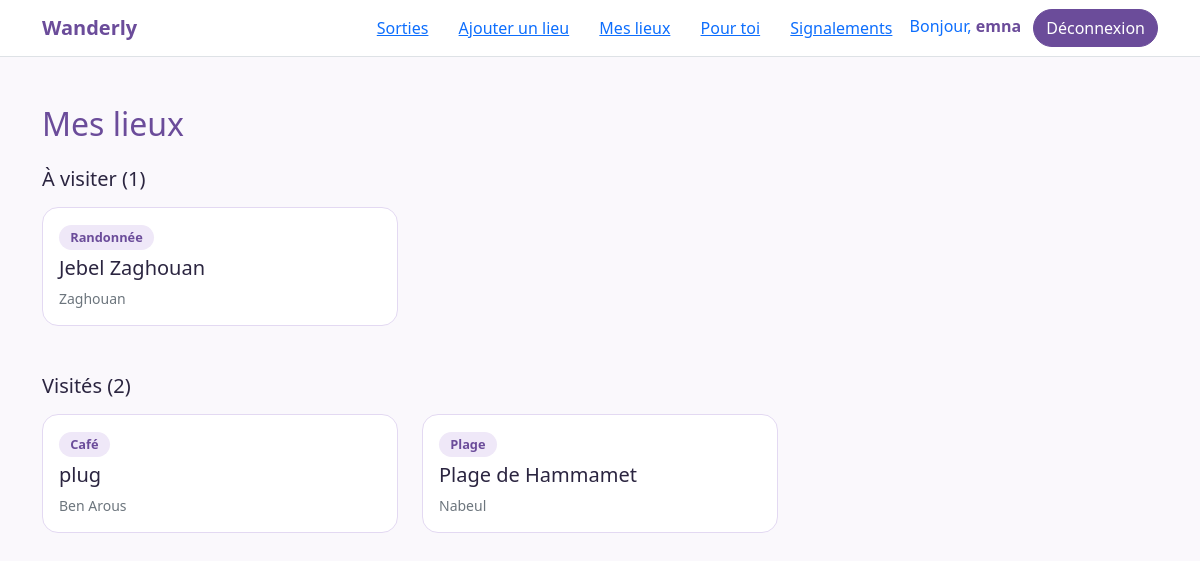
The page /mes-lieux (signed in) on the database its author committed.
### tables this page shows
CREATE TABLE utilisateur (
    id                INTEGER PRIMARY KEY AUTOINCREMENT,
    pseudo            TEXT NOT NULL UNIQUE,
    email             TEXT NOT NULL UNIQUE,
    mot_de_passe_hash TEXT NOT NULL,               -- jamais le mot de passe en clair
    role              TEXT NOT NULL DEFAULT 'membre'
                      CHECK (role IN ('membre', 'admin')),
    est_suspendu      INTEGER NOT NULL DEFAULT 0,  -- 0 = actif, 1 = suspendu
    date_inscription  TEXT NOT NULL DEFAULT (date('now'))
);

CREATE TABLE liste_lieu (
    utilisateur_id INTEGER NOT NULL REFERENCES utilisateur(id) ON DELETE CASCADE,
    lieu_id        INTEGER NOT NULL REFERENCES lieu(id) ON DELETE CASCADE,
    statut         TEXT NOT NULL CHECK (statut IN ('visité', 'à visiter')),
    date_marquage  TEXT NOT NULL DEFAULT (date('now')),
    PRIMARY KEY (utilisateur_id, lieu_id)
);

CREATE TABLE categorie (
    id  INTEGER PRIMARY KEY AUTOINCREMENT,
    nom TEXT NOT NULL UNIQUE
);

CREATE TABLE lieu (
    id                         INTEGER PRIMARY KEY AUTOINCREMENT,
    nom                        TEXT NOT NULL,
    description                TEXT,
    region                     TEXT NOT NULL,
    prix_min                       REAL NOT NULL DEFAULT 0 CHECK (prix_min >= 0),  -- prix moyen par personne en DT (0 = gratuit)
    latitude                   REAL NOT NULL,
    longitude                  REAL NOT NULL,
    infos_pratiques            TEXT,               -- horaires, accès, parking...
    date_creation              TEXT NOT NULL DEFAULT (date('now')),
    nb_confirmations           INTEGER NOT NULL DEFAULT 0,   -- « toujours à jour »
    date_derniere_confirmation TEXT,
    auteur_id                  INTEGER NOT NULL REFERENCES utilisateur(id),
    categorie_id               INTEGER NOT NULL REFERENCES categorie(id)
, prix_max REAL NOT NULL DEFAULT 0 CHECK (prix_max >= 0));

### app.py (the view)
@app.route("/mes-lieux")
@login_required
def mes_lieux():
    lignes = db.get_db().execute(
        "SELECT lieu.*, categorie.nom AS categorie, liste_lieu.statut AS statut "
        "FROM liste_lieu "
        "JOIN lieu ON liste_lieu.lieu_id = lieu.id "
        "JOIN categorie ON lieu.categorie_id = categorie.id "
        "WHERE liste_lieu.utilisateur_id = ? "
        "ORDER BY liste_lieu.date_marquage DESC, lieu.id DESC",
        (g.utilisateur["id"],),
    ).fetchall()
    visites = [l for l in lignes if l["statut"] == "visité"]
    a_visiter = [l for l in lignes if l["statut"] == "à visiter"]
    return render_template("mes_lieux.html", visites=visites, a_visiter=a_visiter)

### app.py (called while the page is built)
def login_required(vue):
    @wraps(vue)
    def vue_protegee(**kwargs):
        if g.utilisateur is None:
            return redirect(url_for("connexion"))
        return vue(**kwargs)
    return vue_protegee

@app.before_request
def charger_utilisateur():
    utilisateur_id = session.get("utilisateur_id")
    if utilisateur_id is None:
        g.utilisateur = None
    else:
        g.utilisateur = db.get_db().execute(
            "SELECT * FROM utilisateur WHERE id = ?", (utilisateur_id,)
        ).fetchone()

### db.py (called while the page is built)
def get_db():
    if "db" not in g:
        g.db = sqlite3.connect("wanderly.db")
        g.db.row_factory = sqlite3.Row
        g.db.execute("PRAGMA foreign_keys = ON")
    return g.db

### templates/mes_lieux.html (shortened to what this page needs)
{% extends "base.html" %}
{% block contenu %}
<div class="container my-5">
  <h1 class="h2 wander-text mb-4">Mes lieux</h1>
  <h2 class="h5 mb-3">À visiter ({{ a_visiter|length }})</h2>
  {% if a_visiter %}
  <div class="row row-cols-1 row-cols-md-2 row-cols-lg-3 g-4 mb-5">
    {% for lieu in a_visiter %}
    <div class="col">
      <div class="card carte-lieu h-100">
        <div class="card-body">
          <span class="badge-wander">{{ lieu.categorie }}</span>
          <h3 class="h5 mt-2"><a class="stretched-link text-decoration-none lien-lieu" href="{{ url_for('voir_lieu', lieu_id=lieu.id) }}">{{ lieu.nom }}</a></h3>
          <p class="text-secondary small mb-0">{{ lieu.region }}</p>
        </div>
      </div>
    </div>
    {% endfor %}
  </div>
  {% else %}
  <p class="text-secondary mb-5">Rien pour l'instant. Ouvre un lieu et clique sur « À visiter » pour le retrouver ici.</p>
  {% endif %}
  <h2 class="h5 mb-3">Visités ({{ visites|length }})</h2>
  {% if visites %}
  <div class="row row-cols-1 row-cols-md-2 row-cols-lg-3 g-4">
    {% for lieu in visites %}
    <div class="col">
      <div class="card carte-lieu h-100">
        <div class="card-body">
          <span class="badge-wander">{{ lieu.categorie }}</span>
          <h3 class="h5 mt-2"><a class="stretched-link text-decoration-none lien-lieu" href="{{ url_for('voir_lieu', lieu_id=lieu.id) }}">{{ lieu.nom }}</a></h3>
          <p class="text-secondary small mb-0">{{ lieu.region }}</p>
        </div>
      </div>
    </div>
    {% endfor %}
  </div>
  {% else %}
  <p class="text-secondary">Aucun lieu visité pour l'instant.</p>
  {% endif %}
</div>
{% endblock %}

### templates/base.html (shortened to what this page needs)
<!doctype html>
<html lang="fr">
<head>
  <link href="https://cdn.jsdelivr.net/npm/bootstrap@5.3.3/dist/css/bootstrap.min.css" rel="stylesheet">
  <link href="{{ url_for('static', filename='css/style.css') }}" rel="stylesheet">
</head>
<body>
  <nav class="navbar bg-white border-bottom">
    <div class="container">
      <a class="navbar-brand fw-bold wander-text" href="{{ url_for('accueil') }}">Wanderly</a>
      <div>
          <a class="btn btn-link" href="{{ url_for('liste_sorties') }}">Sorties</a>
        {% if g.utilisateur %}
          <a class="btn btn-link" href="{{ url_for('ajouter_lieu') }}">Ajouter un lieu</a>
          <a class="btn btn-link" href="{{ url_for('mes_lieux') }}">Mes lieux</a>
          <a class="btn btn-link" href="{{ url_for('recommandations') }}">Pour toi</a>
          {% if g.utilisateur.role == 'admin' %}
            <a class="btn btn-link" href="{{ url_for('admin_signalements') }}">Signalements</a>
          {% endif %}
          <a class="me-2 text-decoration-none" href="{{ url_for('profil') }}">Bonjour, <strong class="wander-text">{{ g.utilisateur.pseudo }}</strong></a>
          <a class="btn btn-wander" href="{{ url_for('deconnexion') }}"
   onclick="return confirm('Tu veux vraiment te déconnecter ?');">Déconnexion</a>
        {% else %}
          <a class="btn btn-link" href="{{ url_for('connexion') }}">Connexion</a>
          <a class="btn btn-wander" href="{{ url_for('inscription') }}">S'inscrire</a>
        {% endif %}
      </div>
    </div>
  </nav>
  <main>
    {% block contenu %}{% endblock %}
  </main>
</body>
</html>

### static/css/style.css (style rules this page uses)
:root { --violet: #6B4C9A; --violet-fonce: #5A3E85; --lilas: #EFE8F8; --texte: #2B2540; --fond: #FAF8FC; }
body { background: var(--fond); color: var(--texte); }
.wander-text { color: var(--violet); }
.btn-wander { background: var(--violet); border-color: var(--violet); color: white; border-radius: 50rem; }
.carte-lieu { border: 1px solid #E3D9F2; border-radius: 1rem; background: #FFFFFF; transition: transform 0.15s, box-shadow 0.15s; }
.badge-wander { background: #EFE8F8; color: #6B4C9A; border-radius: 50rem; padding: 0.2rem 0.7rem; font-size: 0.8rem; font-weight: 600; }
.lien-lieu { color: #2B2540; }

### rows shown on the page
utilisateur: utilisateur.pseudo "emna"
liste_lieu: categorie "Randonnée", nom "Jebel Zaghouan", region "Zaghouan"
liste_lieu: categorie "Café", nom "plug", region "Ben Arous"
liste_lieu: categorie "Plage", nom "Plage de Hammamet", region "Nabeul"

### other values the page prints
{{ a_visiter|length }} "1"
{{ visites|length }} "2"
